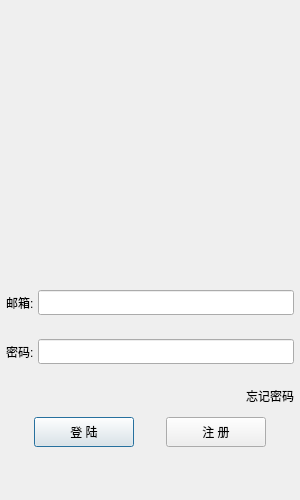
<?xml version="1.0" encoding="UTF-8"?>
<ui version="4.0">
 <class>LoginDialog</class>
 <widget class="QDialog" name="LoginDialog">
  <property name="geometry">
   <rect>
    <x>0</x>
    <y>0</y>
    <width>300</width>
    <height>500</height>
   </rect>
  </property>
  <property name="minimumSize">
   <size>
    <width>300</width>
    <height>500</height>
   </size>
  </property>
  <property name="maximumSize">
   <size>
    <width>300</width>
    <height>500</height>
   </size>
  </property>
  <property name="windowTitle">
   <string>Dialog</string>
  </property>
  <layout class="QVBoxLayout" name="verticalLayout_2">
   <property name="leftMargin">
    <number>6</number>
   </property>
   <property name="topMargin">
    <number>0</number>
   </property>
   <property name="rightMargin">
    <number>6</number>
   </property>
   <property name="bottomMargin">
    <number>6</number>
   </property>
   <item>
    <layout class="QVBoxLayout" name="verticalLayout">
     <property name="spacing">
      <number>4</number>
     </property>
     <property name="leftMargin">
      <number>0</number>
     </property>
     <property name="topMargin">
      <number>0</number>
     </property>
     <property name="rightMargin">
      <number>0</number>
     </property>
     <property name="bottomMargin">
      <number>0</number>
     </property>
     <item>
      <widget class="QWidget" name="widget" native="true">
       <layout class="QGridLayout" name="gridLayout">
        <item row="1" column="0">
         <widget class="QLabel" name="head_label">
          <property name="minimumSize">
           <size>
            <width>200</width>
            <height>200</height>
           </size>
          </property>
          <property name="maximumSize">
           <size>
            <width>200</width>
            <height>200</height>
           </size>
          </property>
          <property name="text">
           <string/>
          </property>
          <property name="scaledContents">
           <bool>true</bool>
          </property>
          <property name="alignment">
           <set>Qt::AlignmentFlag::AlignCenter</set>
          </property>
          <property name="wordWrap">
           <bool>false</bool>
          </property>
         </widget>
        </item>
        <item row="0" column="0">
         <spacer name="verticalSpacer_2">
          <property name="orientation">
           <enum>Qt::Orientation::Vertical</enum>
          </property>
          <property name="sizeType">
           <enum>QSizePolicy::Policy::Expanding</enum>
          </property>
          <property name="sizeHint" stdset="0">
           <size>
            <width>20</width>
            <height>40</height>
           </size>
          </property>
         </spacer>
        </item>
       </layout>
      </widget>
     </item>
     <item>
      <widget class="QLabel" name="err_tip">
       <property name="text">
        <string/>
       </property>
       <property name="alignment">
        <set>Qt::AlignmentFlag::AlignCenter</set>
       </property>
      </widget>
     </item>
     <item>
      <layout class="QHBoxLayout" name="horizontalLayout">
       <property name="topMargin">
        <number>10</number>
       </property>
       <property name="bottomMargin">
        <number>10</number>
       </property>
       <item>
        <widget class="QLabel" name="email_label">
         <property name="minimumSize">
          <size>
           <width>0</width>
           <height>25</height>
          </size>
         </property>
         <property name="maximumSize">
          <size>
           <width>16777215</width>
           <height>25</height>
          </size>
         </property>
         <property name="text">
          <string>邮箱:</string>
         </property>
        </widget>
       </item>
       <item>
        <widget class="QLineEdit" name="email_edit">
         <property name="minimumSize">
          <size>
           <width>0</width>
           <height>25</height>
          </size>
         </property>
         <property name="maximumSize">
          <size>
           <width>16777215</width>
           <height>25</height>
          </size>
         </property>
        </widget>
       </item>
      </layout>
     </item>
     <item>
      <layout class="QHBoxLayout" name="horizontalLayout_2">
       <property name="topMargin">
        <number>10</number>
       </property>
       <property name="bottomMargin">
        <number>10</number>
       </property>
       <item>
        <widget class="QLabel" name="pass_label">
         <property name="minimumSize">
          <size>
           <width>0</width>
           <height>25</height>
          </size>
         </property>
         <property name="maximumSize">
          <size>
           <width>16777215</width>
           <height>25</height>
          </size>
         </property>
         <property name="text">
          <string>密码:</string>
         </property>
        </widget>
       </item>
       <item>
        <widget class="QLineEdit" name="pass_edit">
         <property name="minimumSize">
          <size>
           <width>0</width>
           <height>25</height>
          </size>
         </property>
         <property name="maximumSize">
          <size>
           <width>16777215</width>
           <height>25</height>
          </size>
         </property>
        </widget>
       </item>
      </layout>
     </item>
     <item>
      <layout class="QHBoxLayout" name="horizontalLayout_3">
       <property name="topMargin">
        <number>5</number>
       </property>
       <property name="bottomMargin">
        <number>5</number>
       </property>
       <item>
        <spacer name="horizontalSpacer">
         <property name="orientation">
          <enum>Qt::Orientation::Horizontal</enum>
         </property>
         <property name="sizeHint" stdset="0">
          <size>
           <width>40</width>
           <height>25</height>
          </size>
         </property>
        </spacer>
       </item>
       <item>
        <widget class="ClickedLabel" name="forget_label">
         <property name="minimumSize">
          <size>
           <width>0</width>
           <height>25</height>
          </size>
         </property>
         <property name="maximumSize">
          <size>
           <width>16777215</width>
           <height>25</height>
          </size>
         </property>
         <property name="text">
          <string>忘记密码</string>
         </property>
        </widget>
       </item>
      </layout>
     </item>
     <item>
      <layout class="QHBoxLayout" name="horizontalLayout_4">
       <item>
        <spacer name="horizontalSpacer_2">
         <property name="orientation">
          <enum>Qt::Orientation::Horizontal</enum>
         </property>
         <property name="sizeHint" stdset="0">
          <size>
           <width>40</width>
           <height>20</height>
          </size>
         </property>
        </spacer>
       </item>
       <item>
        <widget class="QPushButton" name="login_btn">
         <property name="minimumSize">
          <size>
           <width>100</width>
           <height>30</height>
          </size>
         </property>
         <property name="maximumSize">
          <size>
           <width>100</width>
           <height>30</height>
          </size>
         </property>
         <property name="text">
          <string>登 陆</string>
         </property>
        </widget>
       </item>
       <item>
        <spacer name="horizontalSpacer_4">
         <property name="orientation">
          <enum>Qt::Orientation::Horizontal</enum>
         </property>
         <property name="sizeHint" stdset="0">
          <size>
           <width>40</width>
           <height>20</height>
          </size>
         </property>
        </spacer>
       </item>
       <item>
        <widget class="QPushButton" name="reg_btn">
         <property name="minimumSize">
          <size>
           <width>100</width>
           <height>30</height>
          </size>
         </property>
         <property name="maximumSize">
          <size>
           <width>100</width>
           <height>30</height>
          </size>
         </property>
         <property name="text">
          <string>注 册</string>
         </property>
        </widget>
       </item>
       <item>
        <spacer name="horizontalSpacer_3">
         <property name="orientation">
          <enum>Qt::Orientation::Horizontal</enum>
         </property>
         <property name="sizeHint" stdset="0">
          <size>
           <width>40</width>
           <height>20</height>
          </size>
         </property>
        </spacer>
       </item>
      </layout>
     </item>
    </layout>
   </item>
   <item>
    <spacer name="verticalSpacer">
     <property name="orientation">
      <enum>Qt::Orientation::Vertical</enum>
     </property>
     <property name="sizeType">
      <enum>QSizePolicy::Policy::Expanding</enum>
     </property>
     <property name="sizeHint" stdset="0">
      <size>
       <width>20</width>
       <height>40</height>
      </size>
     </property>
    </spacer>
   </item>
  </layout>
 </widget>
 <customwidgets>
  <customwidget>
   <class>ClickedLabel</class>
   <extends>QLabel</extends>
   <header>clickedlabel.h</header>
  </customwidget>
 </customwidgets>
 <resources/>
 <connections/>
</ui>
